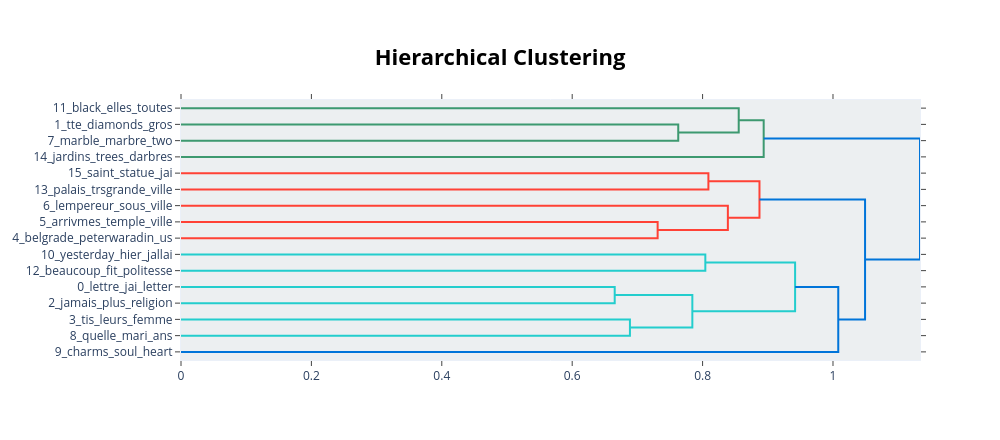

The notebook cell this image was saved under:
### Code cell
topic_model.visualize_hierarchy()

### Figure 1 — Plotly figure (JSON) as saved in the notebook; plotly's stock layout.template omitted (floating-point values rounded to 4 significant figures)
{"data": [{"hoverinfo": "text", "marker": {"color": "rgb(61,153,112)"}, "mode": "lines", "type": "scatter", "x": [0.0, 0.7627, 0.7627, 0.0], "xaxis": "x", "y": [-15.0, -15.0, -25.0, -25.0], "yaxis": "y"}, {"hoverinfo": "text", "marker": {"color": "rgb(61,153,112)"}, "mode": "lines", "type": "scatter", "x": [0.0, 0.8554, 0.8554, 0.7627], "xaxis": "x", "y": [-5.0, -5.0, -20.0, -20.0], "yaxis": "y"}, {"hoverinfo": "text", "marker": {"color": "rgb(61,153,112)"}, "mode": "lines", "type": "scatter", "x": [0.8554, 0.8937, 0.8937, 0.0], "xaxis": "x", "y": [-12.5, -12.5, -35.0, -35.0], "yaxis": "y"}, {"hoverinfo": "text", "marker": {"color": "rgb(255,65,54)"}, "mode": "lines", "type": "scatter", "x": [0.0, 0.8089, 0.8089, 0.0], "xaxis": "x", "y": [-45.0, -45.0, -55.0, -55.0], "yaxis": "y"}, {"hoverinfo": "text", "marker": {"color": "rgb(255,65,54)"}, "mode": "lines", "type": "scatter", "x": [0.0, 0.7311, 0.7311, 0.0], "xaxis": "x", "y": [-75.0, -75.0, -85.0, -85.0], "yaxis": "y"}, {"hoverinfo": "text", "marker": {"color": "rgb(255,65,54)"}, "mode": "lines", "type": "scatter", "x": [0.0, 0.8388, 0.8388, 0.7311], "xaxis": "x", "y": [-65.0, -65.0, -80.0, -80.0], "yaxis": "y"}, {"hoverinfo": "text", "marker": {"color": "rgb(255,65,54)"}, "mode": "lines", "type": "scatter", "x": [0.8089, 0.8873, 0.8873, 0.8388], "xaxis": "x", "y": [-50.0, -50.0, -72.5, -72.5], "yaxis": "y"}, {"hoverinfo": "text", "marker": {"color": "rgb(35,205,205)"}, "mode": "lines", "type": "scatter", "x": [0.0, 0.8042, 0.8042, 0.0], "xaxis": "x", "y": [-95.0, -95.0, -105.0, -105.0], "yaxis": "y"}, {"hoverinfo": "text", "marker": {"color": "rgb(35,205,205)"}, "mode": "lines", "type": "scatter", "x": [0.0, 0.6652, 0.6652, 0.0], "xaxis": "x", "y": [-115.0, -115.0, -125.0, -125.0], "yaxis": "y"}, {"hoverinfo": "text", "marker": {"color": "rgb(35,205,205)"}, "mode": "lines", "type": "scatter", "x": [0.0, 0.6886, 0.6886, 0.0], "xaxis": "x", "y": [-135.0, -135.0, -145.0, -145.0], "yaxis": "y"}, {"hoverinfo": "text", "marker": {"color": "rgb(35,205,205)"}, "mode": "lines", "type": "scatter", "x": [0.6652, 0.7843, 0.7843, 0.6886], "xaxis": "x", "y": [-120.0, -120.0, -140.0, -140.0], "yaxis": "y"}, {"hoverinfo": "text", "marker": {"color": "rgb(35,205,205)"}, "mode": "lines", "type": "scatter", "x": [0.8042, 0.9419, 0.9419, 0.7843], "xaxis": "x", "y": [-100.0, -100.0, -130.0, -130.0], "yaxis": "y"}, {"hoverinfo": "text", "marker": {"color": "rgb(0,116,217)"}, "mode": "lines", "type": "scatter", "x": [0.9419, 1.008, 1.008, 0.0], "xaxis": "x", "y": [-115.0, -115.0, -155.0, -155.0], "yaxis": "y"}, {"hoverinfo": "text", "marker": {"color": "rgb(0,116,217)"}, "mode": "lines", "type": "scatter", "x": [0.8873, 1.049, 1.049, 1.008], "xaxis": "x", "y": [-61.25, -61.25, -135.0, -135.0], "yaxis": "y"}, {"hoverinfo": "text", "marker": {"color": "rgb(0,116,217)"}, "mode": "lines", "type": "scatter", "x": [0.8937, 1.133, 1.133, 1.049], "xaxis": "x", "y": [-23.75, -23.75, -98.12, -98.12], "yaxis": "y"}], "layout": {"autosize": false, "height": 440, "hoverlabel": {"bgcolor": "white", "font": {"family": "Rockwell", "size": 16}}, "hovermode": "closest", "plot_bgcolor": "#ECEFF1", "showlegend": false, "title": {"font": {"color": "Black", "size": 22}, "text": "<b>Hierarchical Clustering</b>", "x": 0.5, "xanchor": "center", "yanchor": "top"}, "width": 1000, "xaxis": {"mirror": "allticks", "rangemode": "tozero", "showgrid": false, "showline": true, "showticklabels": true, "ticks": "outside", "type": "linear", "zeroline": false}, "yaxis": {"mirror": "allticks", "range": [-160, 0], "rangemode": "tozero", "showgrid": false, "showline": true, "showticklabels": true, "tickmode": "array", "ticks": "outside", "ticktext": ["11_black_elles_toutes", "1_tte_diamonds_gros", "7_marble_marbre_two", "14_jardins_trees_darbres", "15_saint_statue_jai", "13_palais_trsgrande_ville", "6_lempereur_sous_ville", "5_arrivmes_temple_ville", "4_belgrade_peterwaradin_us", "10_yesterday_hier_jallai", "12_beaucoup_fit_politesse", "0_lettre_jai_letter", "2_jamais_plus_religion", "3_tis_leurs_femme", "8_quelle_mari_ans", "9_charms_soul_heart"], "tickvals": [-5, -15, -25, -35, -45, -55, -65, -75, -85, -95, -105, -115, -125, -135, -145, -155], "type": "linear", "zeroline": false}}}
